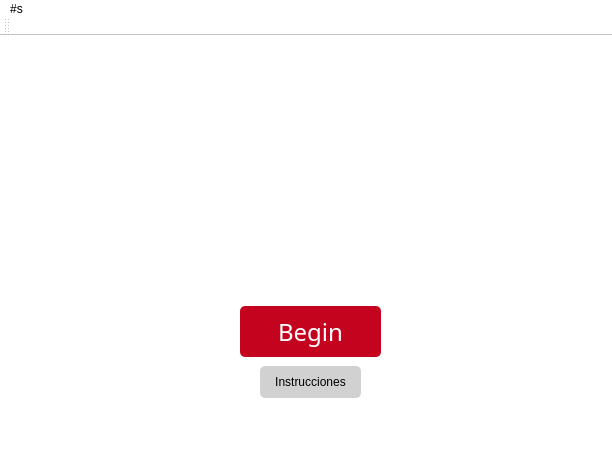
<?xml version="1.0" encoding="UTF-8"?>
<ui version="4.0">
 <class>MainWindow</class>
 <widget class="QMainWindow" name="MainWindow">
  <property name="geometry">
   <rect>
    <x>0</x>
    <y>0</y>
    <width>612</width>
    <height>459</height>
   </rect>
  </property>
  <property name="windowTitle">
   <string>KnowYourNumbers</string>
  </property>
  <property name="styleSheet">
   <string notr="true">background: white;</string>
  </property>
  <widget class="QWidget" name="centralWidget">
   <widget class="QPushButton" name="beginbutton">
    <property name="geometry">
     <rect>
      <x>240</x>
      <y>270</y>
      <width>141</width>
      <height>51</height>
     </rect>
    </property>
    <property name="font">
     <font>
      <family>Arial Rounded MT Bold</family>
      <pointsize>18</pointsize>
      <weight>50</weight>
      <bold>false</bold>
     </font>
    </property>
    <property name="autoFillBackground">
     <bool>false</bool>
    </property>
    <property name="styleSheet">
     <string notr="true">QPushButton{
        color: white;
        background-color: rgb(196, 4, 30);
        border: none;
        border-radius: 5%;
}</string>
    </property>
    <property name="text">
     <string>Begin</string>
    </property>
    <property name="flat">
     <bool>false</bool>
    </property>
   </widget>
   <widget class="QLabel" name="knowyourlogo">
    <property name="geometry">
     <rect>
      <x>40</x>
      <y>40</y>
      <width>531</width>
      <height>201</height>
     </rect>
    </property>
    <property name="styleSheet">
     <string notr="true">background:transparent</string>
    </property>
    <property name="text">
     <string/>
    </property>
    <property name="pixmap">
     <pixmap>KnowYourLogo.png</pixmap>
    </property>
    <property name="scaledContents">
     <bool>true</bool>
    </property>
   </widget>
   <widget class="QPushButton" name="instructionbutton">
    <property name="geometry">
     <rect>
      <x>260</x>
      <y>330</y>
      <width>101</width>
      <height>32</height>
     </rect>
    </property>
    <property name="styleSheet">
     <string notr="true">QPushButton {
	border: none;
	background: rgb(209, 209, 209);
	border-radius: 5%;
}</string>
    </property>
    <property name="text">
     <string>Instrucciones</string>
    </property>
   </widget>
  </widget>
  <widget class="QMenuBar" name="menuBar">
   <property name="geometry">
    <rect>
     <x>0</x>
     <y>0</y>
     <width>612</width>
     <height>22</height>
    </rect>
   </property>
   <widget class="QMenu" name="menuKnowYour_s">
    <property name="title">
     <string>#s</string>
    </property>
   </widget>
   <addaction name="menuKnowYour_s"/>
  </widget>
  <widget class="QToolBar" name="mainToolBar">
   <attribute name="toolBarArea">
    <enum>TopToolBarArea</enum>
   </attribute>
   <attribute name="toolBarBreak">
    <bool>false</bool>
   </attribute>
  </widget>
  <widget class="QStatusBar" name="statusBar"/>
 </widget>
 <layoutdefault spacing="6" margin="11"/>
 <resources/>
 <connections/>
</ui>
